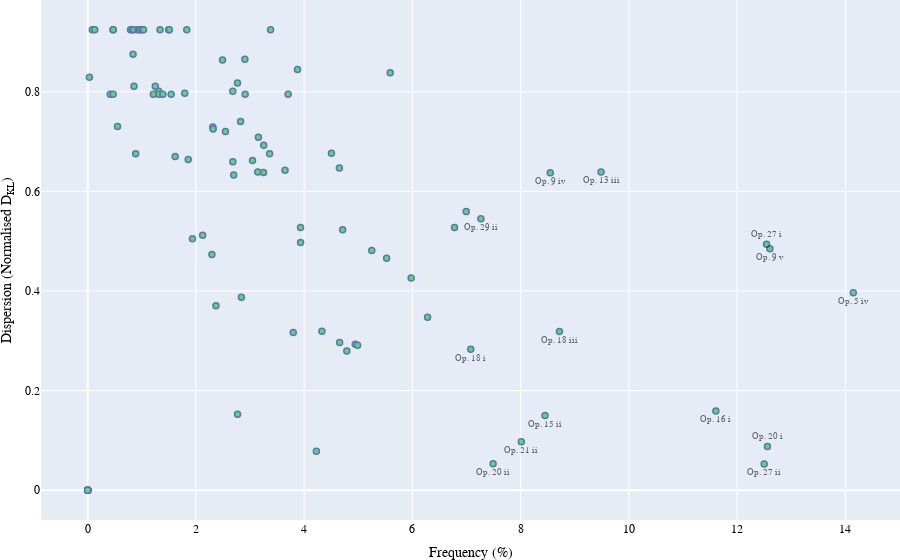

The cell this chart's notebook holds for it:
### Code cell
## plot frequency against DKL with anomalies marked

organised_data = verticalities_pf.sort_values(by='[0 1 6]')
organised_data = organised_data.iloc[len(organised_data.index)-16:, :]

organised_data = verticalities_pf.sort_values(by='[0 1 6]')
first_organised_data = organised_data.iloc[len(organised_data.index)-14:, :]
second_organised_data = organised_data.iloc[:len(organised_data.index)-14, :]

third_organised_data = first_organised_data.iloc[10:11, :]
fourth_organised_data = first_organised_data.iloc[11:12, :]
first_organised_data = first_organised_data.drop('Op. 27 i').drop('Op. 20 i')

fig = go.Figure()
fig.add_trace(go.Scatter(x = first_organised_data['[0 1 6]'], y = first_organised_data['DKL Values'], mode='markers+text', text=first_organised_data.index.values, textposition="bottom center", textfont_size=9))
fig.add_trace(go.Scatter(x = second_organised_data['[0 1 6]'], y = second_organised_data['DKL Values'], mode='markers', text=second_organised_data.index.values, textposition="bottom center", textfont_size=9))
fig.add_trace(go.Scatter(x = third_organised_data['[0 1 6]'], y = third_organised_data['DKL Values'], mode='markers+text', text=third_organised_data.index.values, textposition="top center", textfont_size=9))
fig.add_trace(go.Scatter(x = fourth_organised_data['[0 1 6]'], y = fourth_organised_data['DKL Values'], mode='markers+text', text=fourth_organised_data.index.values, textposition="top center", textfont_size=9))
fig.update_layout(xaxis=(dict(title={'text': 'Frequency (%)'})))
fig.update_layout(yaxis=(dict(title={'text': 'Dispersion (Normalised D<sub>KL</sub>)'})))
fig.update_traces(marker_color='rgb(3,199,45)', marker_line_color='rgb(3,35,134)', marker_line_width=1.5, opacity=0.6)
fig.update_layout(font=dict(family="Baskerville, monospace", size=12, color='rgb(0,0,0)'))
fig.update_layout(showlegend=False)
fig.update_layout(margin={'l': 0, 'r': 0, 't': 0, 'b': 0})
img_bytes = fig.to_image(format="png", width=800, height=400, scale=1)
fig.show()
Image(img_bytes)

### Figure 1 — Plotly figure (JSON) as saved in the notebook; plotly's stock layout.template omitted (floating-point values rounded to 4 significant figures)
{"data": [{"marker": {"color": "rgb(3,199,45)", "line": {"color": "rgb(3,35,134)", "width": 1.5}}, "mode": "markers+text", "opacity": 0.6, "text": ["Op. 18 i", "Op. 29 ii", "Op. 20 ii", "Op. 21 ii", "Op. 15 ii", "Op. 9 iv", "Op. 18 iii", "Op. 13 iii", "Op. 16 i", "Op. 27 ii", "Op. 9 v", "Op. 5 iv"], "textfont": {"size": 9}, "textposition": "bottom center", "type": "scatter", "x": [7.078, 7.265, 7.491, 8.013, 8.45, 8.547, 8.716, 9.485, 11.61, 12.5, 12.61, 14.15], "y": [0.2833, 0.5449, 0.05332, 0.09723, 0.1499, 0.6372, 0.319, 0.639, 0.1592, 0.05287, 0.4847, 0.3966]}, {"marker": {"color": "rgb(3,199,45)", "line": {"color": "rgb(3,35,134)", "width": 1.5}}, "mode": "markers", "opacity": 0.6, "text": ["Op. 11 iii", "Op. 25 i", "Op. 3 i", "Op. 6 v", "Op. 3 iii", "Op. 16 ii", "Op. 3 v", "Op. 6 iv", "Op. 31 i", "Op. 5 v", "Op. 4 iv", "Op. 6 vi", "Op. 16 iv", "Op. 10 ii", "Op. 31 iv", "Op. 1", "Op. 4 i", "Op. 6 ii", "Op. 15 i", "Op. 13 ii", "Op. 19 i", "Op. 10 iii", "Op. 26", "Op. 29 i", "Op. 25 iii", "Op. 3 iv", "Op. 6 i", "Op. 13 i", "Op. 31 v", "Op. 28 ii", "Op. 4 v", "Op. 8 ii", "Op. 9 ii", "Op. 5 ii", "Op. 23 i", "Op. 12 iii", "Op. 3 ii", "Op. 28 iii", "Op. 4 iii", "Op. 5 i", "Op. 10 v", "Op. 7 iii", "Op. 22 i", "Op. 31 iii", "Op. 30", "Op. 12 iv", "Op. 28 i", "Op. 23 iii", "Op. 29 iii", "Op. 23 ii", "Op. 2", "Op. 14 ii", "Op. 14 iv", "Op. 12 i", "Op. 7 ii", "Op. 11 ii", "Op. 8 i", "Op. 24 iii", "Op. 4 ii", "Op. 31 ii", "Op. 12 ii", "Op. 21 i", "Op. 9 iii", "Op. 10 i", "Op. 15 iv", "Op. 17 ii", "Op. 27 iii", "Op. 13 iv", "Op. 7 i", "Op. 16 iii", "Op. 11 i", "Op. 10 iv", "Op. 6 iii", "Op. 22 ii", "Op. 7 iv", "Op. 17 i", "Op. 24 ii", "Op. 31 vi", "Op. 25 ii", "Op. 19 ii", "Op. 16 v", "Op. 15 iii", "Op. 5 iii", "Op. 18 ii", "Op. 14 i", "Op. 17 iii", "Op. 14 v", "Op. 15 v", "Op. 9 vi", "Op. 24 i", "Op. 14 iii", "Op. 14 vi", "Op. 9 i"], "textfont": {"size": 9}, "textposition": "bottom center", "type": "scatter", "x": [0, 0, 0, 0, 0, 0, 0, 0, 0, 0, 0, 0, 0, 0, 0, 0.03165, 0.08446, 0.1307, 0.4167, 0.4682, 0.4706, 0.4717, 0.5515, 0.7915, 0.825, 0.838, 0.8511, 0.8557, 0.8863, 0.9265, 0.9597, 0.9729, 1.013, 1.031, 1.213, 1.249, 1.312, 1.316, 1.337, 1.389, 1.496, 1.509, 1.542, 1.616, 1.793, 1.83, 1.858, 1.936, 2.124, 2.295, 2.311, 2.318, 2.37, 2.491, 2.545, 2.681, 2.681, 2.697, 2.767, 2.769, 2.825, 2.84, 2.904, 2.909, 3.046, 3.142, 3.154, 3.248, 3.252, 3.361, 3.378, 3.646, 3.704, 3.798, 3.877, 3.933, 3.934, 4.225, 4.328, 4.505, 4.65, 4.655, 4.711, 4.787, 4.944, 4.986, 5.249, 5.523, 5.59, 5.976, 6.28, 6.777, 6.994], "y": [0, 0, 0, 0, 0, 0, 0, 0, 0, 0, 0, 0, 0, 0, 0, 0.8294, 0.9246, 0.9246, 0.795, 0.9246, 0.795, 0.9246, 0.7304, 0.9246, 0.9246, 0.8753, 0.9246, 0.8111, 0.6756, 0.9246, 0.9246, 0.9246, 0.9246, 0.9246, 0.795, 0.8111, 0.8009, 0.795, 0.9246, 0.795, 0.9246, 0.9246, 0.795, 0.6703, 0.7969, 0.9246, 0.6642, 0.5047, 0.5121, 0.4732, 0.7293, 0.7253, 0.3702, 0.8638, 0.7205, 0.8009, 0.6595, 0.6328, 0.8175, 0.1526, 0.7404, 0.3874, 0.8655, 0.795, 0.6621, 0.6392, 0.7087, 0.6378, 0.6925, 0.6756, 0.9246, 0.6424, 0.795, 0.3166, 0.8448, 0.5276, 0.4975, 0.07846, 0.3194, 0.6764, 0.6469, 0.2965, 0.5231, 0.2796, 0.2932, 0.2914, 0.4816, 0.4658, 0.8381, 0.4261, 0.3472, 0.5274, 0.5596]}, {"marker": {"color": "rgb(3,199,45)", "line": {"color": "rgb(3,35,134)", "width": 1.5}}, "mode": "markers+text", "opacity": 0.6, "text": ["Op. 27 i"], "textfont": {"size": 9}, "textposition": "top center", "type": "scatter", "x": [12.54], "y": [0.4939]}, {"marker": {"color": "rgb(3,199,45)", "line": {"color": "rgb(3,35,134)", "width": 1.5}}, "mode": "markers+text", "opacity": 0.6, "text": ["Op. 20 i"], "textfont": {"size": 9}, "textposition": "top center", "type": "scatter", "x": [12.56], "y": [0.08809]}], "layout": {"font": {"color": "rgb(0,0,0)", "family": "Baskerville, monospace", "size": 12}, "margin": {"b": 0, "l": 0, "r": 0, "t": 0}, "showlegend": false, "xaxis": {"title": {"text": "Frequency (%)"}}, "yaxis": {"title": {"text": "Dispersion (Normalised D<sub>KL</sub>)"}}}}
